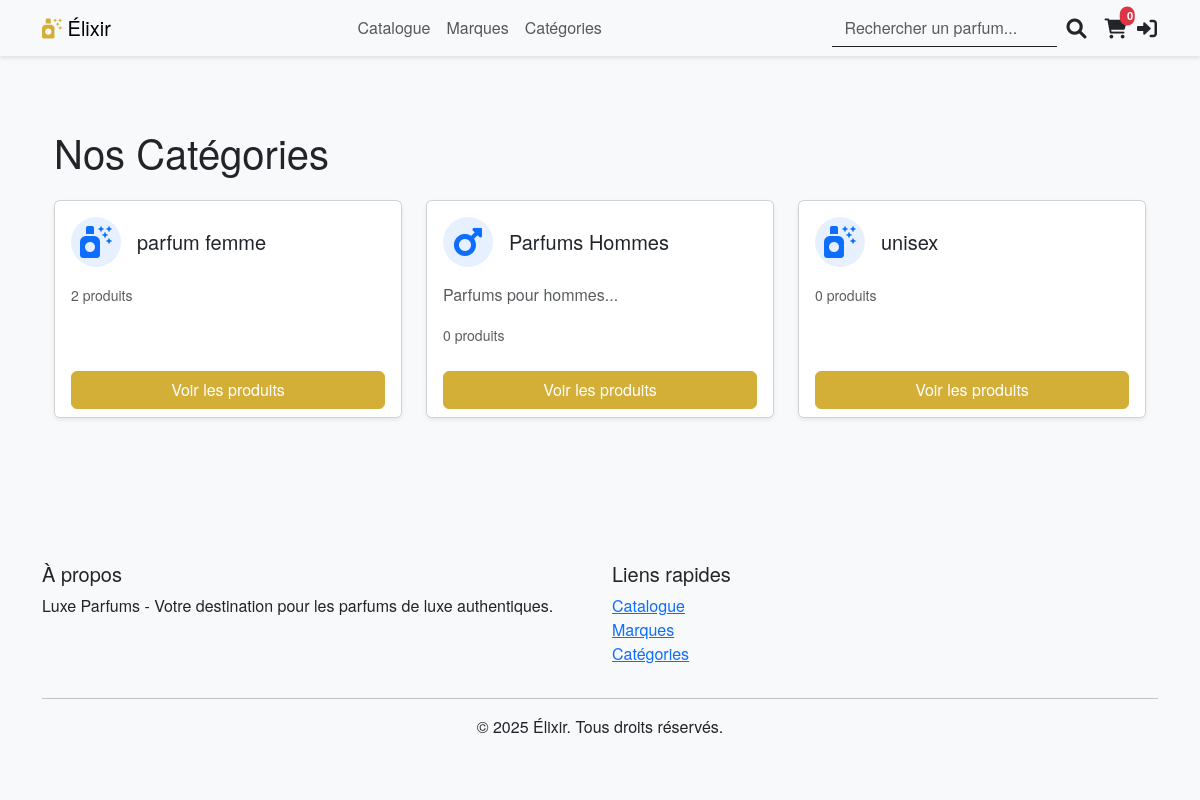
/parfum/categories.php, run on the app's committed database.
### tables this page shows
CREATE TABLE IF NOT EXISTS `categories` (
  `id` int NOT NULL AUTO_INCREMENT,
  `name` varchar(50) NOT NULL,
  `description` text,
  `created_at` timestamp NULL DEFAULT CURRENT_TIMESTAMP,
  PRIMARY KEY (`id`)
);

### parfum/categories.php (the view, shortened to what this page needs)
<?php
require_once 'includes/header.php';
$stmt = $pdo->query("
    SELECT c.*, COUNT(p.id) as product_count
    FROM categories c
    LEFT JOIN products p ON c.id = p.category_id
    GROUP BY c.id
    ORDER BY c.name ASC
");
$categories = $stmt->fetchAll();
?>
<div class="container py-5">
    <h1 class="mb-4">Nos Catégories</h1>
    <div class="row row-cols-1 row-cols-md-2 row-cols-lg-3 g-4">
        <?php foreach ($categories as $category): ?>
            <div class="col">
                <div class="card h-100 shadow-sm">
                    <div class="card-body">
                        <div class="d-flex align-items-center mb-3">
                            <div class="category-icon me-3">
                                <?php
                                $icon = match(strtolower($category['name'])) {
                                    'parfums femmes' => 'fa-venus',
                                    'parfums hommes' => 'fa-mars',
                                    'parfums unisexes' => 'fa-venus-mars',
                                    default => 'fa-spray-can-sparkles'
                                };
                                ?>
                                <i class="fas <?php echo $icon; ?> fa-2x text-primary"></i>
                            </div>
                            <h5 class="card-title mb-0"><?php echo htmlspecialchars($category['name']); ?></h5>
                        </div>
                        <?php if (!empty($category['description'])): ?>
                            <p class="card-text text-muted">
                                <?php echo htmlspecialchars(substr($category['description'], 0, 100)) . '...'; ?>
                            </p>
                        <?php endif; ?>
                        <p class="card-text">
                            <small class="text-muted">
                                <?php echo $category['product_count']; ?> produits
                            </small>
                        </p>
                    </div>
                    <div class="card-footer bg-white border-top-0">
                        <a href="<?php echo SITE_URL; ?>/catalogue.php?category=<?php echo $category['id']; ?>" class="btn btn-primary w-100">
                            Voir les produits
                        </a>
                    </div>
                </div>
            </div>
        <?php endforeach; ?>
    </div>
</div>
<?php require_once 'includes/footer.php'; ?>

### parfum/assets/css/style.css (style rules this page uses)
:root { --primary-color: #f8f9fa; --secondary-color: #e9ecef; --accent-color: #d4af37; --text-color: #212529; --light-pink: #ffd1dc; --light-gray: #f8f9fa; }
body { font-family: 'Helvetica Neue', Arial, sans-serif; color: var(--text-color); background-color: var(--primary-color); }
.btn-primary { background-color: var(--accent-color); border-color: var(--accent-color); }

### parfum/categories.php (style rules this page uses)
.category-icon { width: 50px; height: 50px; display: flex; align-items: center; justify-content: center; background-color: rgba(var(--bs-primary-rgb), 0.1); border-radius: 50%; }

### data on the page
categories: name "parfum femme", product_count "2"
categories: name "Parfums Hommes", description "Parfums pour hommes", product_count "0"
categories: name "unisex", product_count "0"

### other printed values
SITE_NAME "Élixir"
